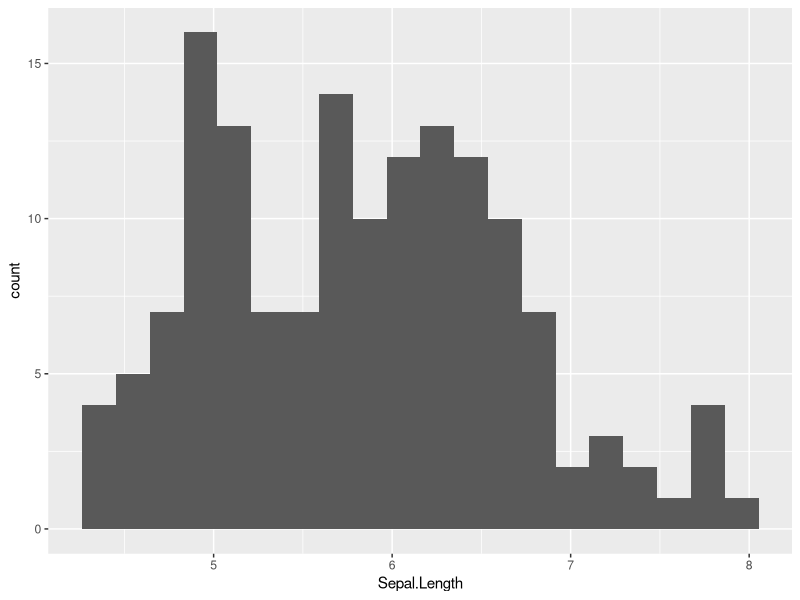
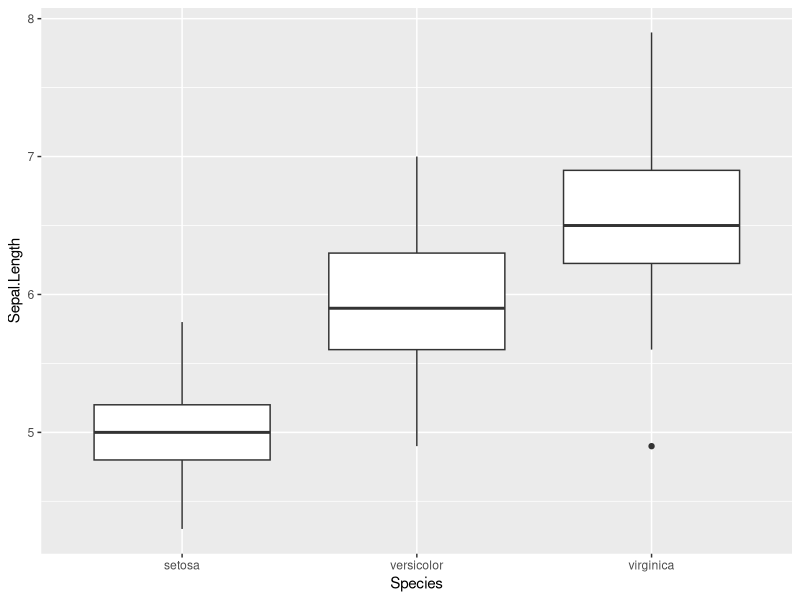
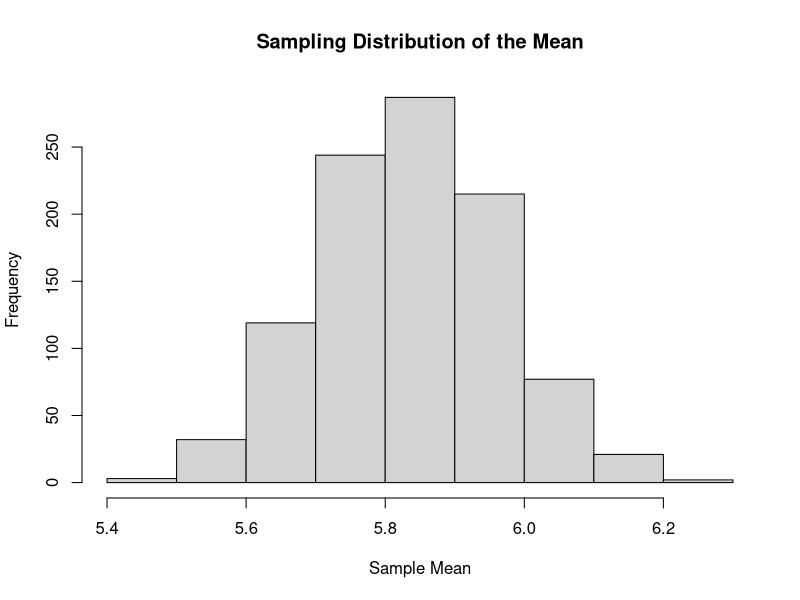
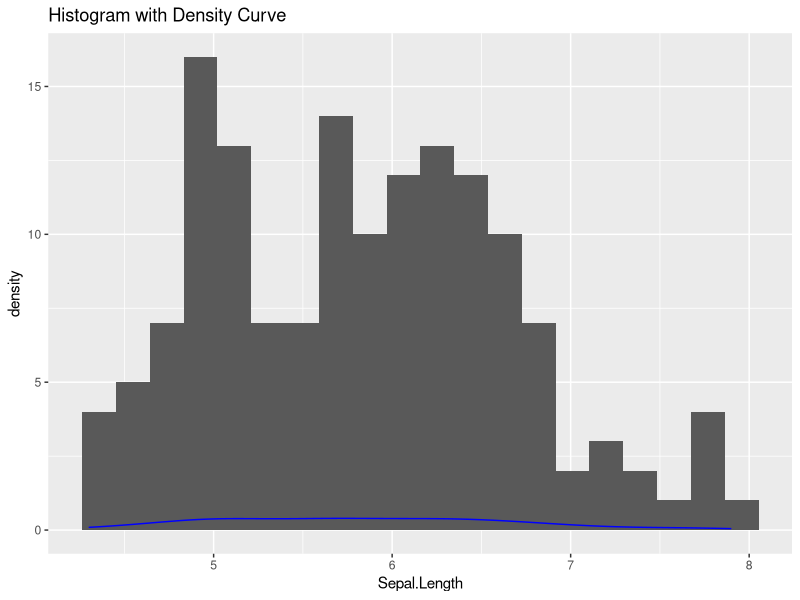
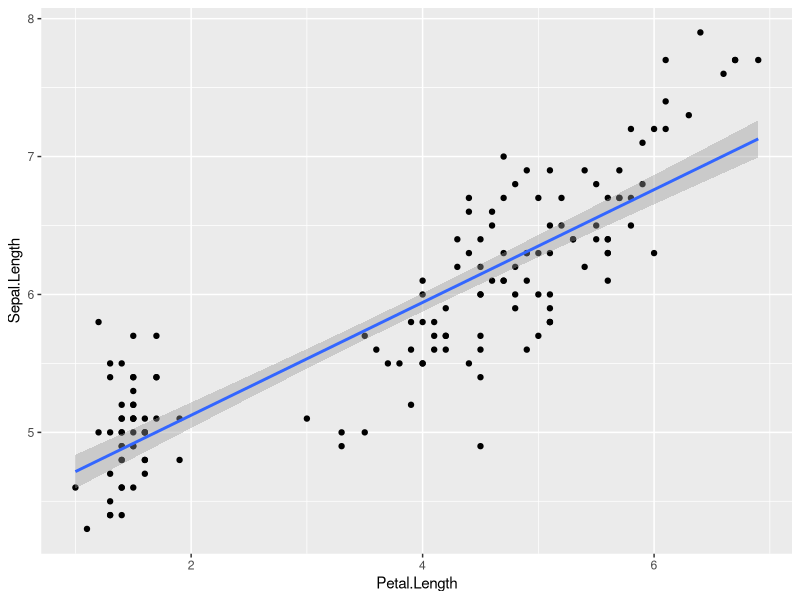
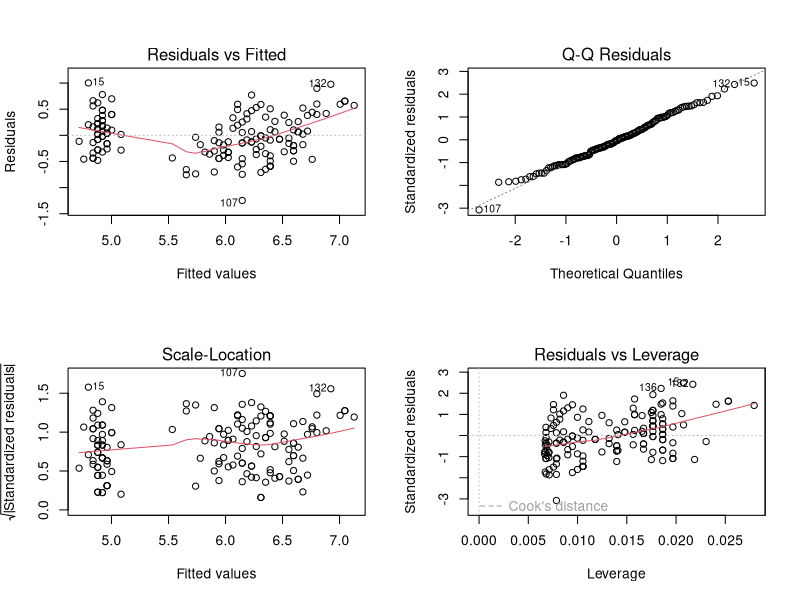

Generate these figures, in order, with R:
## ---- chunk 1
str(iris)
## ---- chunk 2

mean(iris$Sepal.Length)
median(iris$Sepal.Length)
sd(iris$Sepal.Length)
range(iris$Sepal.Length)

## ---- chunk 3
library(dplyr)

iris %>%
group_by(Species) %>%
summarise(
mean_sepal = mean(Sepal.Length),
sd_sepal = sd(Sepal.Length)
)

## ---- chunk 4
library(ggplot2)

ggplot(iris, aes(x = Sepal.Length)) +
geom_histogram(bins = 20)

## ---- chunk 5
ggplot(iris, aes(x = Species, y = Sepal.Length)) +
geom_boxplot()

## ---- chunk 6
set.seed(123)

sample_means <- replicate(
1000,
mean(sample(iris$Sepal.Length, size = 30))
)

hist(
sample_means,
main = "Sampling Distribution of the Mean",
xlab = "Sample Mean"
)

## ---- chunk 7
ggplot(iris, aes(x = Sepal.Length)) +
  geom_histogram(bins = 20) +
  geom_density(color = "blue") +
  labs(title = "Histogram with Density Curve")

## ---- chunk 8

t.test(iris$Sepal.Length, mu = 5)

## ---- chunk 9

t.test(
Sepal.Length ~ Species,
data = subset(iris, Species %in% c("setosa", "versicolor"))
)

## ---- chunk 10

wilcox.test(
  Sepal.Length ~ Species,
  data = subset(iris, Species %in% c("setosa", "versicolor"))
)

## ---- chunk 11
anova_model <- aov(Sepal.Length ~ Species, data = iris)
summary(anova_model)

## ---- chunk 12
TukeyHSD(anova_model)

## ---- chunk 13
cor(iris$Sepal.Length, iris$Petal.Length)

## ---- chunk 14
cor.test(iris$Sepal.Length, iris$Petal.Length)

## ---- chunk 15
lm_model <- lm(Sepal.Length ~ Petal.Length, data = iris)
summary(lm_model)

## ---- chunk 16
ggplot(iris, aes(x = Petal.Length, y = Sepal.Length)) +
  geom_point() +
  geom_smooth(method = "lm", se = TRUE)

## ---- chunk 17

par(mfrow = c(2, 2))
plot(lm_model)

## ---- chunk 18
set.seed(123)

# Simulated data
x <- rnorm(100)
y <- 2 * x + rnorm(100)

# Train-test split
train_id <- sample(seq_along(x), 70)

x_train <- x[train_id]
y_train <- y[train_id]
x_test  <- x[-train_id]
y_test  <- y[-train_id]

# Fit model on training data
model <- lm(y_train ~ x_train)

# Predict on new data
predictions <- predict(model,
                       newdata = data.frame(x_train = x_test))

head(predictions)

## ---- chunk 19

mean((predictions - y_test)^2)

